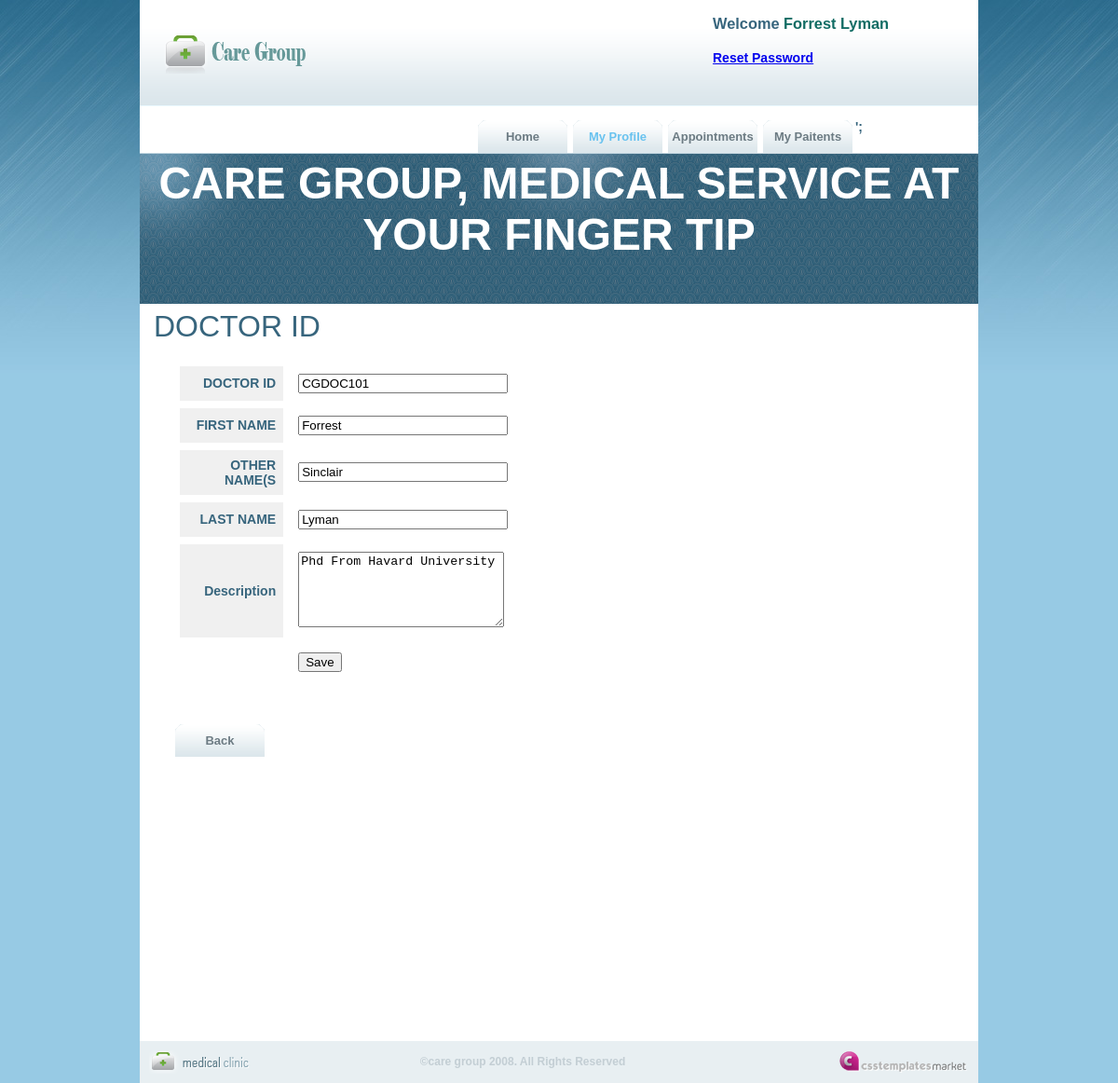
/editDoctor.php (signed in), run on the app's committed database.
### tables this page shows
CREATE TABLE `users_table` (
  `id` int(10) unsigned NOT NULL auto_increment,
  `First_Name` varchar(45) NOT NULL,
  `Last_Name` varchar(45) NOT NULL,
  `Other_Names` varchar(45) NOT NULL,
  `Gender` varchar(8) NOT NULL,
  `Address` varchar(150) NOT NULL,
  `Mobile_No` decimal(18,0) NOT NULL,
  `EmailAddy` varchar(50) NOT NULL,
  `DOB` date NOT NULL,
  `DocID` varchar(20) default NULL,
  `PaitentID` varchar(20) default NULL,
  `User_Type` varchar(45) NOT NULL,
  PRIMARY KEY  (`id`),
  KEY `FK_users_doctor` (`DocID`),
  KEY `FK_users_table_1` (`EmailAddy`),
  KEY `FK_users_patient` (`PaitentID`)
);

CREATE TABLE `doctors_table` (
  `DocID` varchar(20) NOT NULL,
  `Location_ID` varchar(10) NOT NULL,
  `spec_id` varchar(30) NOT NULL,
  `Description` varchar(100) default NULL,
  `Password` varchar(45) NOT NULL default 'PASSWORD',
  PRIMARY KEY  (`DocID`),
  KEY `FK_doctors_spec` (`spec_id`),
  KEY `FK_doctors_location` (`Location_ID`)
);

### Include/db.php (called while the page is built, shortened)
<?php
    class DataManager
    {
        var $user = "Admin";
        var $pass = "P@SSW)RD";
        var $dbHost = "localhost";
        function DataManager()
        {
            $this->con = mysql_connect($this->dbHost, $this->user, $this->pass)
            or die ("Could not connect to db: " . mysql_error());
		}
		function getDoc($id)
		{
			return mysql_query("SELECT * FROM users_table where DocID='".$id."'");
		}
		function getDocDetail($id)
		{
			return mysql_query("SELECT * FROM doctors_table where DocID='".$id."'");
		}
	}
?>

### editDoctor.php (the view, shortened to what this page needs)
<?php
require_once("Include/db.php");
$db=new DataManager();
    if (array_key_exists("User", $_SESSION)&& $_SESSION['ROLE']=='DOCTOR')
   	{
		if(array_key_exists("Doc_ID",$_REQUEST))
		{
			$did=$_REQUEST['Doc_ID'];
		}
		else
		{
			$did=$_SESSION['ID'];
		}
    }
    else
    {
        header('Location: login.php' );
    }
?>
<!DOCTYPE HTML>
<html>
<head>
<link href="Style/style.css" rel="stylesheet" type="text/css">
</head>
<body>
<div id="main_container">
  <div class="header">
    	<div id="logo"><a href="index.php"><img src="Style/images/logo.png" alt="" title="" width="162" height="54" border="0" /></a></div>
   	<div class="right_header">
      <div class="top_menu">
        <h3>Welcome  <span class="dark_blue"><?php echo $_SESSION['User'];?></span></h3>
            <h4><a href="changePW.php">Reset Password</a></h4>
      </div>
      <div id="menu">
                <ul>
                  <li><a href="DoctorHome.php" title="">Home</a></li>
                  <li><a class="current" href="#" title="">My Profile</a></li>
                  <li><a href="MyAppointments.php" title="">Appointments</a></li>
                  <li><a href="DocPaitents.php" title="">My Paitents</a></li>';
                </ul>
      </div>
    </div>
  </div>
    <div class="pattern_bg1">
   <marquee> <h1><font size="+6">CARE GROUP, MEDICAL SERVICE AT YOUR FINGER TIP</font></h1></p></marquee>
  </div>
    <div id="main_content">
    <br/>
    <p><font size="+3">DOCTOR ID</font></p>
    <div id="programMenu">
    <form action="editDoctor.php" method="post">
    <?php
	$result=$db->getDoc($did);
	$result2=$db->getDocDetail($did);
	$row=mysql_fetch_array($result);
	$row2=mysql_fetch_array($result2);
	echo'
		<table width="393" border="0" cellpadding="8" cellspacing="8">
		  <tr>
			<th width="116" align="right" bgcolor="#F0F0F0">DOCTOR ID</th>
			<td width="261"><input name="docID" type="text" id="docID" size="25" readonly="readonly" value='.$row['DocID'].'></td>
		  </tr>
		  <tr>
			<th align="right" bgcolor="#F0F0F0">FIRST NAME</th>
			<td><input name="fn" type="text" id="fn" size="25" " value='.$row['First_Name'].'></td>
		  </tr>
		  <tr>
			<th align="right" bgcolor="#F0F0F0">OTHER NAME(S</th>
			<td><input name="ons" type="text" id="ons" size="25" " value='.$row['Other_Names'].'></td>
		  </tr>
		  <tr>
			<th align="right" bgcolor="#F0F0F0">LAST NAME</th>
			<td><input name="ln" type="text" id="ln" size="25"  value='.$row['Last_Name'].' ></td>
		  </tr>
		  <tr>
			<th align="right" bgcolor="#F0F0F0">Description</th>
			<td><textarea name="desc" cols="25" rows="5" >'.$row2[3].'</textarea></td>
		  </tr>
		  <tr>
			<th align="right"></th>
			<td><input type="Submit" value="Save" ></td>
		  </tr>
		</table>
		';
		?>
        </form>
        <?php
		if($_SESSION['ROLE']=="ADMIN")
		{
			echo'
		  <div id="controlmenu">
		  <ul>
				<li><a href="ViewDoctors.php">View Doctors</a></li>
				<li><a href="AddDoctor.php">Add New</a></li>
				<li><a href="">Delete</a></li>
			</ul>
		  </div>';
		}
		else if($_SESSION['ROLE']=="DOCTOR")
		{
			echo'
		  <div id="controlmenu">
		  <ul>
				<li><a href="Doctors.php">Back</a></li>
		</ul>
		  </div>';
		}
	  ?>
    </div>
    </div>
</div>
     <div id="footer">
     	<div class="copyright">
        <img src="Style/images/footer_logo.gif" alt="" title="" />
        </div>
        <div class="center_footer">&copy;care group 2008. All Rights Reserved</div>
   	   <div class="footer_links">
        <a href="http://csstemplatesmarket.com"><img src="Style/images/csstemplatesmarket.gif" alt="csstemplatesmarket" title="csstemplatesmarket" border="0" /></a><br />
   	   </div>
    </div>
</body>
</html>

### Style/style.css (style rules this page uses)
body { background:url(images/bg.jpg) no-repeat top center #97cae4; margin:0px; padding:0px; font-family:Arial, Helvetica, sans-serif; font-size:14px; color: #37657D; }
form { word-spacing: normal; white-space: normal; }
p { margin:0px; padding:0 0 5px 0; line-height:17px; text-align:left; color: #37657D; }
h1 { color:#fff; font-size:16px; font-weight:bold; margin:0px; padding:5px 0 5px 0; }
span.dark_blue { color:#116c64; }
#main_container { width:900px; height:auto; margin:auto; background-color:#fff; }
.header { width:900px; height:114px; margin:auto; background:url(images/header_bg.gif) repeat-x; }
.right_header { float:right; width:550px; }
#logo { padding:30px 0 0 20px; float:left; }
#menu { width:540px; height:35px; float:right; padding:40px 0 0 0; }
#controlmenu { width:500px; height:35px; float:left; padding:40px 0 0 0; }
#menu ul { list-style:none;padding:0px;margin:0px;display:block; font-weight:bold; }
#menu ul li { list-style:none;display:inline;float:left;width:96px;height:35px;padding:0px;line-height:35px;font-size:13px;margin:0 3px 0 3px; }
#menu ul li a { height:35px; width:96px;float:left;text-decoration:none;padding:0px;margin:0px;color:#6c7b83;text-align:center; background:url(images/menu_bt.gif) no-repeat center; }
#menu ul li a.current { height:35px;width:96px;float:left;text-decoration:none;padding:0px;margin:0px;color: #68C2EF;background:url(images/menu_bt.gif) no-repeat center; }
#controlmenu ul { list-style:none;padding:0px;margin:0px;display:block; font-weight:bold; }
#controlmenu ul li { list-style:none;display:inline;float:left;width:96px;height:35px;padding:0px;line-height:35px;font-size:13px;margin:0 3px 0 3px; }
#controlmenu ul li a { height:35px; width:96px;float:left;text-decoration:none;padding:0px;margin:0px;color:#6c7b83;text-align:center; background:url(images/menu_bt.gif) no-repeat center; }
.top_menu { width:285px; float:right; }
.pattern_bg1 { width:900px; height:162px; clear:both; margin:auto; text-align:center; background:url(images/pattern_bg.gif) no-repeat center; }
#main_content { width:885px; height: autopx; margin: auto; padding:0 0 0 15px; }
#programMenu { width:850px; height:auto; float:right; margin-top: 10px; margin-right: 10px; margin-bottom: 300px; margin-left: 10px; padding: 5px; text-align: left; }
ol,ul,li { margin:auto; list-style:none; line-height:15px; }
#footer { margin:auto; width:900px; height:45px; color:#508aa1; background-color:#e8eff2; }
.copyright { float:left; padding:10px 0 0 10px; }
.center_footer { color:#c3ced4; font-size:12px; font-weight:bold; width:550px; padding:15px; text-align:center; float:left; }
.footer_links { float:right; padding:10px 10px 0 0; }

### data on the page
users_table: docID "CGDOC101", fn "Forrest", ons "Sinclair", ln "Lyman"
doctors_table: desc "Phd From Havard University"

### other printed values
$_SESSION['User'] "Forrest Lyman"
